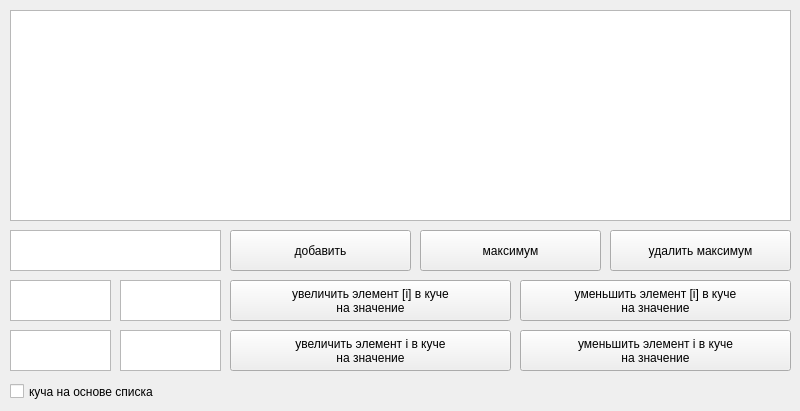
<?xml version="1.0" encoding="UTF-8"?>
<ui version="4.0">
 <class>mainwindow</class>
 <widget class="QWidget" name="mainwindow">
  <property name="geometry">
   <rect>
    <x>0</x>
    <y>0</y>
    <width>800</width>
    <height>411</height>
   </rect>
  </property>
  <property name="windowTitle">
   <string>mainwindow</string>
  </property>
  <widget class="QPlainTextEdit" name="plainTextEdit">
   <property name="geometry">
    <rect>
     <x>10</x>
     <y>10</y>
     <width>781</width>
     <height>211</height>
    </rect>
   </property>
   <property name="textInteractionFlags">
    <set>Qt::TextSelectableByKeyboard|Qt::TextSelectableByMouse</set>
   </property>
  </widget>
  <widget class="QPlainTextEdit" name="plainTextEdit_2">
   <property name="geometry">
    <rect>
     <x>10</x>
     <y>230</y>
     <width>211</width>
     <height>41</height>
    </rect>
   </property>
  </widget>
  <widget class="QPushButton" name="pushButton">
   <property name="geometry">
    <rect>
     <x>230</x>
     <y>230</y>
     <width>181</width>
     <height>41</height>
    </rect>
   </property>
   <property name="text">
    <string>добавить</string>
   </property>
  </widget>
  <widget class="QPushButton" name="pushButton_2">
   <property name="geometry">
    <rect>
     <x>420</x>
     <y>230</y>
     <width>181</width>
     <height>41</height>
    </rect>
   </property>
   <property name="text">
    <string>максимум</string>
   </property>
  </widget>
  <widget class="QPushButton" name="pushButton_3">
   <property name="geometry">
    <rect>
     <x>610</x>
     <y>230</y>
     <width>181</width>
     <height>41</height>
    </rect>
   </property>
   <property name="text">
    <string>удалить максимум</string>
   </property>
  </widget>
  <widget class="QPlainTextEdit" name="plainTextEdit_3">
   <property name="geometry">
    <rect>
     <x>10</x>
     <y>280</y>
     <width>101</width>
     <height>41</height>
    </rect>
   </property>
  </widget>
  <widget class="QPlainTextEdit" name="plainTextEdit_4">
   <property name="geometry">
    <rect>
     <x>120</x>
     <y>280</y>
     <width>101</width>
     <height>41</height>
    </rect>
   </property>
  </widget>
  <widget class="QPushButton" name="pushButton_4">
   <property name="geometry">
    <rect>
     <x>230</x>
     <y>280</y>
     <width>281</width>
     <height>41</height>
    </rect>
   </property>
   <property name="text">
    <string>увеличить элемент [i] в куче
на значение</string>
   </property>
  </widget>
  <widget class="QPushButton" name="pushButton_5">
   <property name="geometry">
    <rect>
     <x>520</x>
     <y>280</y>
     <width>271</width>
     <height>41</height>
    </rect>
   </property>
   <property name="text">
    <string>уменьшить элемент [i] в куче
на значение</string>
   </property>
  </widget>
  <widget class="QPlainTextEdit" name="plainTextEdit_5">
   <property name="geometry">
    <rect>
     <x>10</x>
     <y>330</y>
     <width>101</width>
     <height>41</height>
    </rect>
   </property>
  </widget>
  <widget class="QPlainTextEdit" name="plainTextEdit_6">
   <property name="geometry">
    <rect>
     <x>120</x>
     <y>330</y>
     <width>101</width>
     <height>41</height>
    </rect>
   </property>
  </widget>
  <widget class="QPushButton" name="pushButton_6">
   <property name="geometry">
    <rect>
     <x>230</x>
     <y>330</y>
     <width>281</width>
     <height>41</height>
    </rect>
   </property>
   <property name="text">
    <string>увеличить элемент i в куче
на значение</string>
   </property>
  </widget>
  <widget class="QPushButton" name="pushButton_7">
   <property name="geometry">
    <rect>
     <x>520</x>
     <y>330</y>
     <width>271</width>
     <height>41</height>
    </rect>
   </property>
   <property name="text">
    <string>уменьшить элемент i в куче
на значение</string>
   </property>
  </widget>
  <widget class="QCheckBox" name="checkBox">
   <property name="geometry">
    <rect>
     <x>10</x>
     <y>380</y>
     <width>211</width>
     <height>23</height>
    </rect>
   </property>
   <property name="text">
    <string>куча на основе списка</string>
   </property>
  </widget>
 </widget>
 <resources/>
 <connections/>
</ui>
